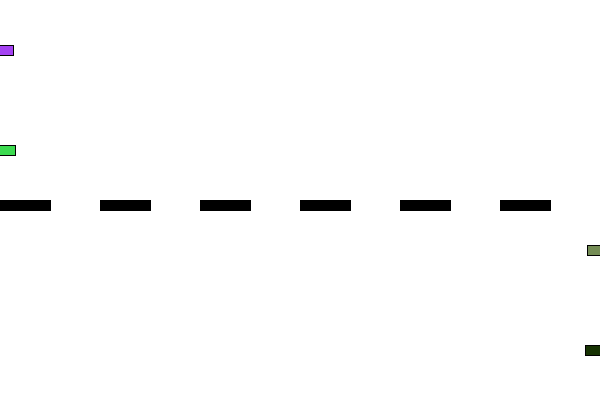
Frame 1 (no input)
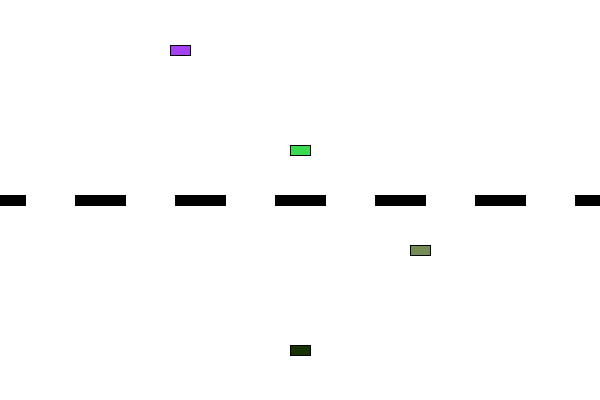
Frame 60 (the mouse pressed at the canvas centre just before this capture)
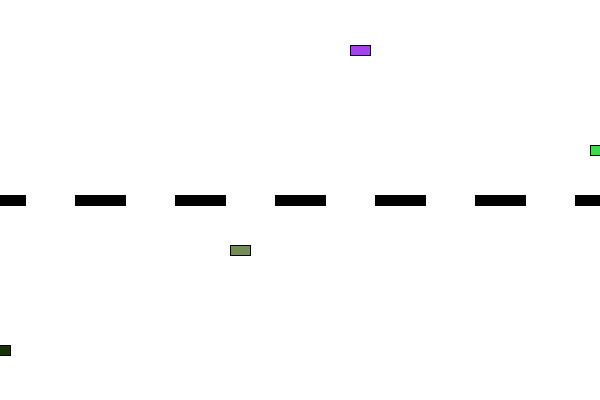
Frame 120 (the mouse held since frame 60 and released just before this capture)

The Processing sketch that drew these frames (run headless with seeded random() and noise(); from frame 60 on, the mouse is pressed at the canvas centre):

// Processing sketch: Cars
// ── Cars.pde
// Object-oriented programming allows us to take all of the variables and functions out of the main program and store them inside a car object. 
// A car object will know about its data—color, location, speed. 
// The object will also know about the stuff it can do, the methods (functions inside an object)—the car can drive and it can be displayed. 
// Using object-oriented design, the pseudocode improves to look something like this: 

// Data (Global Variables):
	// Car object.
	// we remove all of the global variables from the first example (theCar). 
	// Instead of having separate variables for car color, car location, and car speed, we now have only one variable: a Car variable.

// Class Definition
class Car{
	// Data
	color c;					// Car color.
	float xpos;					// Car x location.
	float ypos;					// Car y location.
	float xspeed;				// Car x speed.

	// Costructor
	Car(color tempC, float tempXpos, float tempYpos, float tempXspeed) { 
	    c = tempC;
	    xpos = tempXpos;
	    ypos = tempYpos;
	    xspeed = tempXspeed;
  	}

	// Functionalities:
	void drive() {
	  xpos = xpos + xspeed;
	  if (xpos > width) {
	    xpos = 0;
	  }
	  if (xpos < 0) {
	    xpos = width;
	  }
	}

	void display(){
		stroke(0);
		fill(c);
	  	rectMode(CENTER);
	  	rect(xpos, ypos, 20, 10);
	} 
}


Car myCar1, myCar2, myCar3, myCar4;


void setup(){
	size(600,400);
	myCar1 = new Car(color(random(255),random(255),random(255)), 0, 50, 3);				// Initialize car object.
	myCar2 = new Car(color(random(255),random(255),random(255)), 0, 150, 5);
	myCar3 = new Car(color(random(255),random(255),random(255)), 600, 250, -3);
	myCar4 = new Car(color(random(255),random(255),random(255)), 600, 350, -5);
}



void draw()  {    
  background(255);					// Fill background.

  fill(0);
  rect(0, 200, 50, 10);
  rect(100, 200, 50, 10);
  rect(200, 200, 50, 10);
  rect(300, 200, 50, 10);
  rect(400, 200, 50, 10);
  rect(500, 200, 50, 10);
  rect(600, 200, 50, 10);

  myCar1.drive();					// Drive car object.   
  myCar1.display();					// Display car object.   
  
  myCar2.drive();		
  myCar2.display();

  myCar3.drive();		
  myCar3.display();

  myCar4.drive();		
  myCar4.display();
}    
